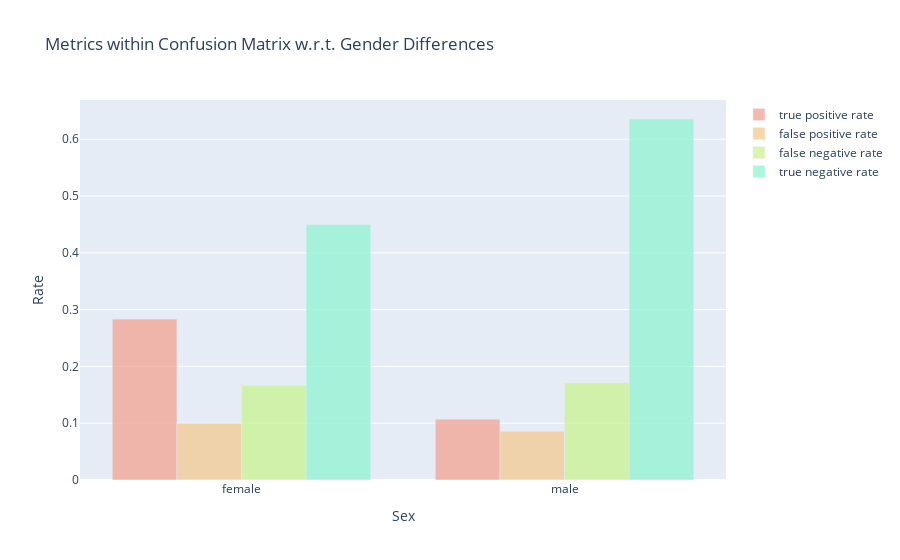

The cell this chart's notebook holds for it:
### Code cell
# visualize the results
fig = go.Figure()
fig.add_trace(go.Bar(
    x=list(tpr_sex.keys()),
    y=list(tpr_sex.values()),
    marker_color='#F3A291',
    opacity=0.75,
    name='true positive rate'
))
fig.add_trace(go.Bar(
    x=list(fpr_sex.keys()),
    y=list(fpr_sex.values()),
    marker_color='#F3CA91',
    opacity=0.75,
    name='false positive rate'
))
fig.add_trace(go.Bar(
    x=list(fnr_sex.keys()),
    y=list(fnr_sex.values()),
    marker_color='#CAF391',
    opacity=0.75,
    name='false negative rate'
))
fig.add_trace(go.Bar(
    x=list(tnr_sex.keys()),
    y=list(tnr_sex.values()),
    marker_color='#91F3D1',
    opacity=0.75,
    name='true negative rate'
))
fig.update_layout(
    title_text='Metrics within Confusion Matrix w.r.t. Gender Differences',
    xaxis_title='Sex',
    yaxis_title='Rate'
)
fig.write_image('../results/separation-sex.png', scale=3)
fig.show()

### Figure 1 — Plotly figure (JSON) as saved in the notebook; plotly's stock layout.template omitted (floating-point values rounded to 4 significant figures)
{"data": [{"marker": {"color": "#F3A291"}, "name": "true positive rate", "opacity": 0.75, "type": "bar", "x": ["female", "male"], "y": [0.2833, 0.1071]}, {"marker": {"color": "#F3CA91"}, "name": "false positive rate", "opacity": 0.75, "type": "bar", "x": ["female", "male"], "y": [0.1, 0.08571]}, {"marker": {"color": "#CAF391"}, "name": "false negative rate", "opacity": 0.75, "type": "bar", "x": ["female", "male"], "y": [0.1667, 0.1714]}, {"marker": {"color": "#91F3D1"}, "name": "true negative rate", "opacity": 0.75, "type": "bar", "x": ["female", "male"], "y": [0.45, 0.6357]}], "layout": {"title": {"text": "Metrics within Confusion Matrix w.r.t. Gender Differences"}, "xaxis": {"title": {"text": "Sex"}}, "yaxis": {"title": {"text": "Rate"}}}}
